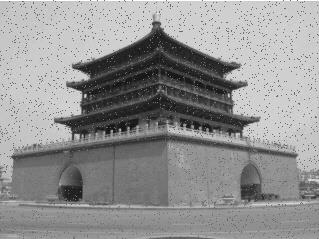
%> input picture code_matlab/2/castle.png, 319 x 239 px
$ octave hw2_1_2.m   (GNU Octave 9; MATLAB toolbox functions it lacks are replaced by stand-ins)
%> lines starting %> are read from the running program, lines starting %| are printed output that depends on the picture
%空域低通滤波,噪声点是高通信号
ImageInRGB=imread('G:\大三下\数字图像处理与机器视觉\code_matlab\2\castle.png');
%> ImageInRGB is the input picture: size 239x319x3 uint8; min 0, max 255, mean 146.2
ImageIn=rgb2gray(ImageInRGB);
ImageOut1=ImageIn;
ImageOut2=ImageIn;
ImageIn=double(ImageIn);
%> ImageIn: size 239x319 double
operator1=[1/10 1/10 1/10;1/10 1/10 1/10;1/10 1/10 1/10];
operator2=[1/16 1/8 1/16;1/8 1/4 1/8;1/16 1/8 1/16];
for i=2:size(ImageIn,1)-1%采取边界不处理
    for j = 2:size(ImageIn,2)-1
        ImageOut1(i,j)=sum(sum(ImageIn(i-1:i+1,j-1:j+1).*operator1));
    end
end
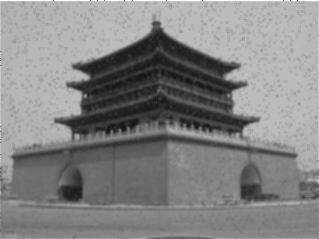
%> ImageOut1: size 239x319 uint8; min 20, max 255, mean 132
for i=2:size(ImageIn,1)-1%采取边界不处理
    for j = 2:size(ImageIn,2)-1
        ImageOut2(i,j)=sum(sum(ImageIn(i-1:i+1,j-1:j+1).*operator2));
    end
end
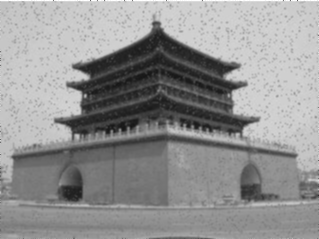
%> ImageOut2: size 239x319 uint8; min 22, max 255, mean 146.3
%显示图像
subplot(1,3,1);
imshow(uint8(ImageIn));
title('原图像');
subplot(1,3,2);
imshow(ImageOut1);
title('空域低通滤波算子1');%效果更好一点
subplot(1,3,3);
imshow(ImageOut2);
title('空域低通滤波算子2');

$ run again, with code_matlab/2/apple.png copied over code_matlab/2/castle.png
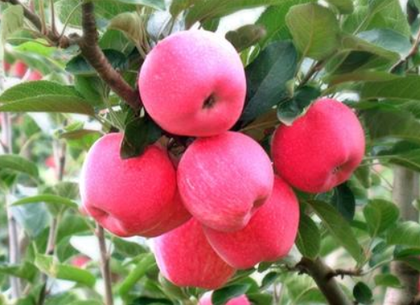
%> input picture code_matlab/2/apple.png, 420 x 305 px, shrunk from 509 x 370 before the run
%> ImageInRGB is the input picture: size 305x420x3 uint8; mean R, G, B 149.4, 116.9, 99.8
%> `ImageIn=rgb2gray(ImageInRGB);`:
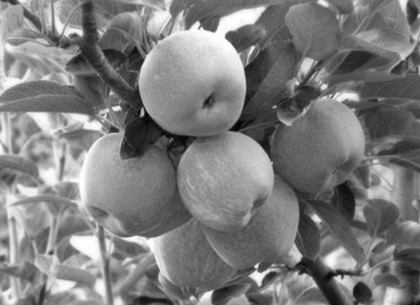
%> ImageIn: size 305x420 uint8; min 4, max 255, mean 124.7
%> after the loop `for i=2:size(ImageIn,1)-1`:
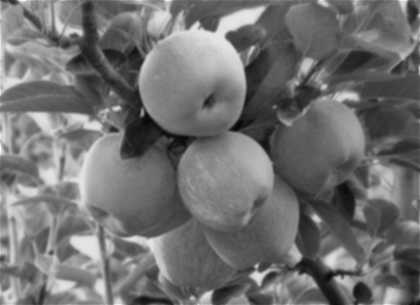
%> ImageOut1: size 305x420 uint8; min 6, max 250, mean 112.4
